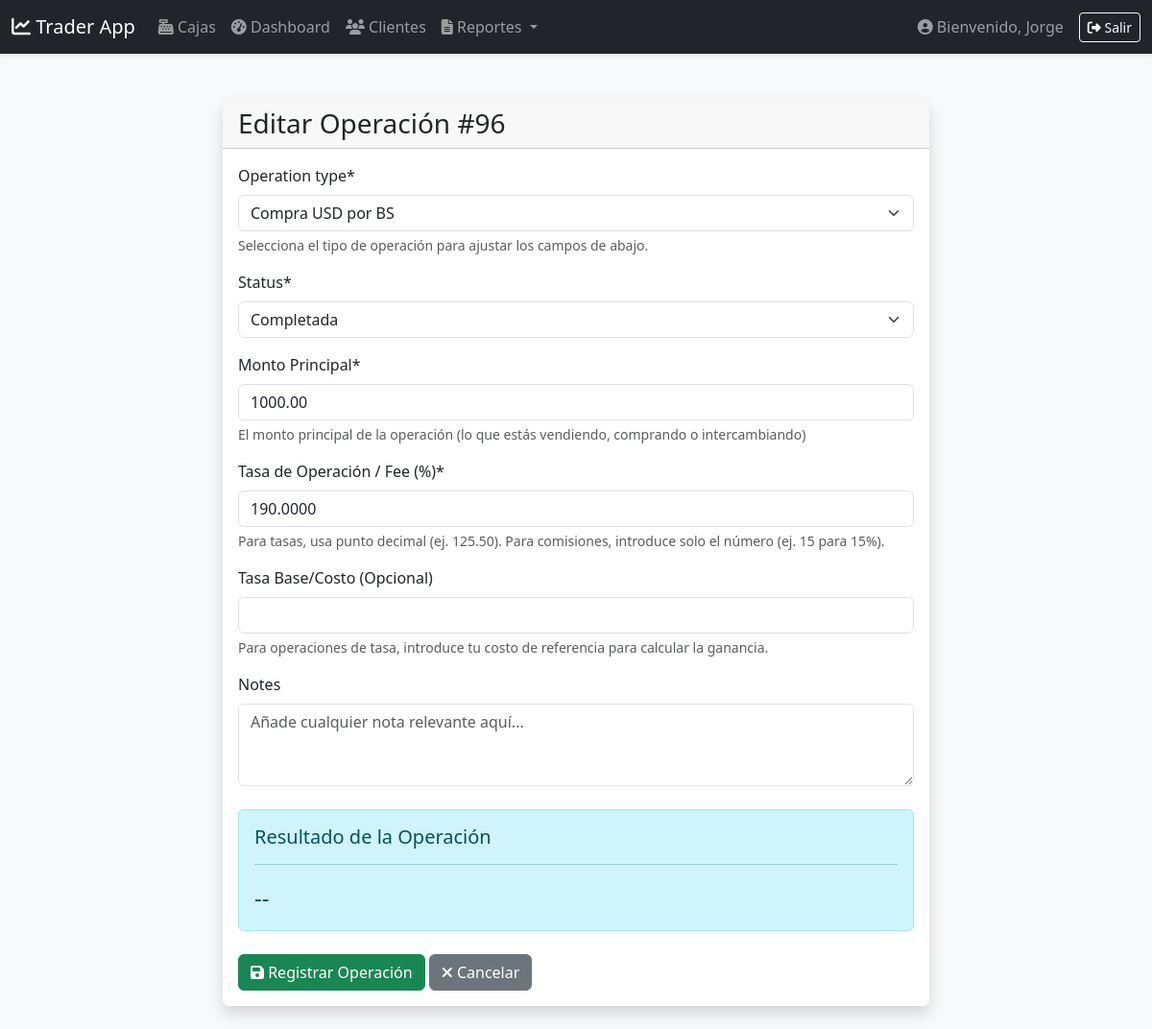
The page /operations/96/update/ (signed in) on the database its author committed.
### exchange/models.py (models this page shows, shortened)
class User(AbstractUser):
    ROLE_CHOICES = (
        ('admin', 'Administrador'),
        ('operator', 'Operador'),
    )
    role = models.CharField(max_length=10, choices=ROLE_CHOICES, default='operator')

class AdvancedTransaction(models.Model):
    OPERATION_CHOICES = [
        ('SELL_USD_FOR_BS', 'Venta USD por BS'),
        ('BUY_USD_FOR_BS', 'Compra USD por BS'),
        ('USDT_FOR_CASH', 'Doy USDT, Recibo Efectivo (Comisión %)'),
        ('CASH_FOR_USDT', 'Doy Efectivo, Recibo USDT (Comisión %)'),
        ('USDT_FOR_BS', 'Doy USDT por Bolívares (Tasa)'),
        ('ZELLE_FOR_CASH', 'Doy Zelle, Recibo Efectivo'),
    ]
    STATUS_CHOICES = (('pending', 'Pendiente'), ('completed', 'Completada'), ('cancelled', 'Anulada'),)
    client = models.ForeignKey(Client, on_delete=models.CASCADE, related_name='adv_transactions')
    operator = models.ForeignKey(User, on_delete=models.SET_NULL, null=True)
    worksheet = models.ForeignKey(ClientWorkSheet, on_delete=models.SET_NULL, null=True, blank=True, related_name='transactions')
    operation_type = models.CharField(max_length=20, choices=OPERATION_CHOICES)
    status = models.CharField(max_length=10, choices=STATUS_CHOICES, default='pending')
    amount_primary = models.DecimalField(max_digits=12, decimal_places=2, verbose_name="Monto Principal de la Operación")
    rate_or_fee = models.DecimalField(max_digits=12, decimal_places=4, verbose_name="Tasa de Operación / Fee (%)")
    amount_in = models.DecimalField(max_digits=12, decimal_places=2, null=True, blank=True, verbose_name="Monto que Recibes (Entrada)")
    amount_out = models.DecimalField(max_digits=12, decimal_places=2, null=True, blank=True, verbose_name="Monto que Das (Salida)")
    base_rate = models.DecimalField(
        max_digits=12, decimal_places=4, null=True, blank=True,
        verbose_name="Tasa Base/Costo (Opcional)",
        help_text="Para operaciones de tasa, introduce tu costo de referencia para calcular la ganancia."
    )
    profit = models.DecimalField(max_digits=12, decimal_places=2, null=True, blank=True, default=0.00)
    profit_amount = models.DecimalField(max_digits=12, decimal_places=2, default=0.00, verbose_name="Ganancia (Monto)")
    profit_currency = models.CharField(max_length=5, default='USD', verbose_name="Moneda de Ganancia")
    profit_usd_equivalent = models.DecimalField(max_digits=12, decimal_places=2, default=0.00, verbose_name="Ganancia en USD")
    profit_bs_equivalent = models.DecimalField(max_digits=12, decimal_places=2, default=0.00, verbose_name="Ganancia en BS")
    usd_bs_rate_used = models.DecimalField(max_digits=12, decimal_places=4, null=True, blank=True, verbose_name="Tasa USD/BS utilizada")
    notes = models.TextField(blank=True, null=True)
    created_at = models.DateTimeField(auto_now_add=True)
    class Meta:
        ordering = ['-created_at']

### exchange/views.py (the view, shortened to what this page needs)
# urls.py: path('operations/<int:pk>/update/', AdvancedTransactionUpdateView.as_view(), name='advanced-transaction-update'),
@method_decorator(admin_required, name='dispatch')
class AdvancedTransactionUpdateView(LoginRequiredMixin, AdminVerifiedMixin, UpdateView):
    model = AdvancedTransaction
    form_class = AdvancedTransactionForm
    template_name = 'exchange/advanced_transaction_form.html'
    def get_context_data(self, **kwargs):
        context = super().get_context_data(**kwargs)
        context['page_title'] = f'Editar Operación #{self.object.id}'
        context['cancel_url'] = reverse_lazy('client-detail', kwargs={'pk': self.object.client.pk})
        return context

### exchange/views.py (called while the page is built)
    def dispatch(self, request, *args, **kwargs):
        if not request.session.get('admin_verified', False):
            verify_url = reverse_lazy('admin-verify') + f'?next={request.path_info}'
            return redirect(verify_url)
        return super().dispatch(request, *args, **kwargs)

### exchange/templates/exchange/advanced_transaction_form.html (shortened to what this page needs)
{% extends "base.html" %}
{% load crispy_forms_tags %}
{% block content %}
<div class="container mt-4">
    <div class="row justify-content-center">
        <div class="col-md-8">
            <div class="card shadow">
                <div class="card-header"><h3 class="mb-0">{{ page_title }}</h3></div>
                <div class="card-body">
                    <form method="post">
                        {{ form|crispy }}
                        <div class="alert alert-info mt-4">
                            <h5 class="alert-heading" id="result-title">Resultado de la Operación</h5>
                            <hr>
                            <p class="mb-0 fs-4" id="result-display">--</p>
                        </div>
                        <div class="mt-4">
                            <button type="submit" class="btn btn-success">
                                <i class="fas fa-save"></i> Registrar Operación
                            </button>
                            <a href="{{ cancel_url }}" class="btn btn-secondary">
                                <i class="fas fa-times"></i> Cancelar
                            </a>
                        </div>
                    </form>
                </div>
            </div>
        </div>
    </div>
</div>
{% endblock %}

### exchange/templates/base.html (shortened to what this page needs)
<!doctype html>
<html lang="es">
<head>
    <link href="https://cdn.jsdelivr.net/npm/bootstrap@5.3.3/dist/css/bootstrap.min.css" rel="stylesheet">
    <link rel="stylesheet" href="https://cdnjs.cloudflare.com/ajax/libs/font-awesome/6.5.1/css/all.min.css" />
</head>
<body>
    <nav class="navbar navbar-expand-lg navbar-dark bg-dark sticky-top">
        <div class="container-fluid">
            <a class="navbar-brand" href="{% url 'dashboard' %}">
                <i class="fas fa-chart-line"></i> Trader App
            </a>
            <div class="collapse navbar-collapse" id="navbarNav">
                <ul class="navbar-nav me-auto mb-2 mb-lg-0">
                    <li class="nav-item">
                        <a class="nav-link {% if 'vault' in request.resolver_match.view_name %}active{% endif %}" href="{% url 'vault-management' %}">
                            <i class="fas fa-cash-register"></i> Cajas
                        </a>
                    </li>
                    <li class="nav-item">
                        <a class="nav-link {% if request.resolver_match.view_name == 'dashboard' %}active{% endif %}" href="{% url 'dashboard' %}">
                            <i class="fas fa-tachometer-alt"></i> Dashboard
                        </a>
                    </li>
                    <li class="nav-item">
                        <a class="nav-link {% if 'client' in request.resolver_match.view_name %}active{% endif %}" href="{% url 'client-list' %}">
                            <i class="fas fa-users"></i> Clientes
                        </a>
                    </li>
                    <li class="nav-item dropdown">
                        <a class="nav-link dropdown-toggle {% if 'report' in request.resolver_match.view_name %}active{% endif %}" href="#" role="button" data-bs-toggle="dropdown" aria-expanded="false">
                            <i class="fas fa-file-alt"></i> Reportes
                        </a>
                    </li>
                </ul>
                {% if user.is_authenticated %}
                <span class="navbar-text me-3">
                    <i class="fas fa-user-circle"></i> Bienvenido, {{ user.first_name|default:user.username }}
                </span>
                <form action="{% url 'logout' %}" method="post" class="d-flex">
                    <button type="submit" class="btn btn-outline-light btn-sm">
                        <i class="fas fa-sign-out-alt"></i> Salir
                    </button>
                </form>
                {% endif %}
            </div>
        </div>
    </nav>
    <main class="container-fluid p-4">
        {% block content %}
        {% endblock %}
    </main>
</body>
</html>

### exchange/templates/base.html (style rules this page uses)
body { background-color: #f8f9fa; }
.navbar { box-shadow: 0 2px 4px rgba(0,0,0,.1); }
.card { border: none; box-shadow: 0 0 1rem rgba(0,0,0,.15); }

### rows shown on the page
User: first_name "Jorge"
AdvancedTransaction: operation_type "Compra USD por BS", status "Completada", amount_primary "1000.00", rate_or_fee "190.0000"

### other values the page prints
{{ page_title }} "Editar Operación #96"
